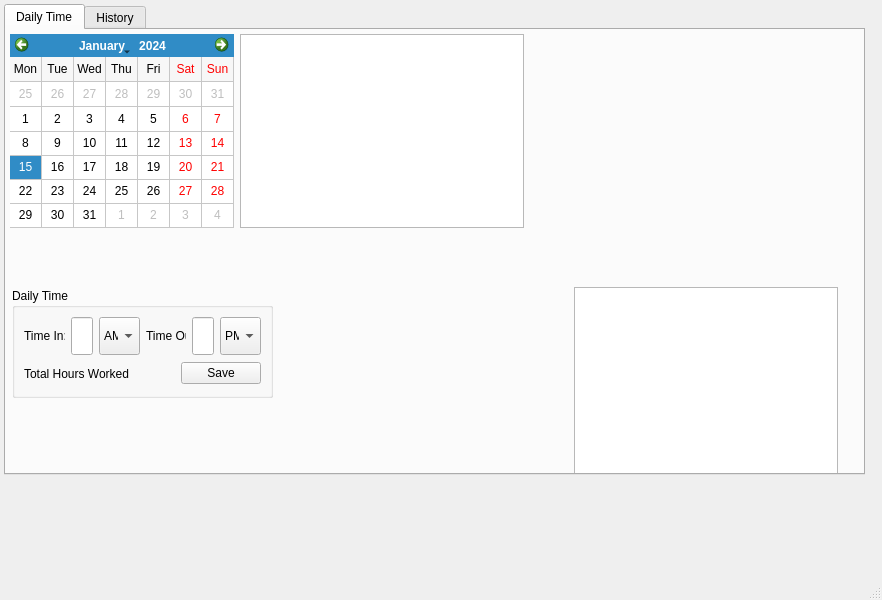
<ui version="4.0" >
 <class>MainWindow</class>
 <widget class="QMainWindow" name="MainWindow" >
  <property name="geometry" >
   <rect>
    <x>0</x>
    <y>0</y>
    <width>882</width>
    <height>600</height>
   </rect>
  </property>
  <property name="windowTitle" >
   <string>MainWindow</string>
  </property>
  <widget class="QWidget" name="centralwidget" >
   <widget class="QTabWidget" name="mainTabWidget" >
    <property name="geometry" >
     <rect>
      <x>4</x>
      <y>4</y>
      <width>861</width>
      <height>471</height>
     </rect>
    </property>
    <property name="currentIndex" >
     <number>0</number>
    </property>
    <widget class="QWidget" name="dailyTab" >
     <attribute name="title" >
      <string>Daily Time</string>
     </attribute>
     <widget class="QWidget" name="" >
      <property name="geometry" >
       <rect>
        <x>4</x>
        <y>4</y>
        <width>514</width>
        <height>194</height>
       </rect>
      </property>
      <layout class="QHBoxLayout" name="horizontalLayout_5" >
       <item>
        <widget class="QCalendarWidget" name="timeCalendar" >
         <property name="sizePolicy" >
          <sizepolicy vsizetype="Expanding" hsizetype="Expanding" >
           <horstretch>0</horstretch>
           <verstretch>0</verstretch>
          </sizepolicy>
         </property>
         <property name="sizeIncrement" >
          <size>
           <width>0</width>
           <height>0</height>
          </size>
         </property>
         <property name="gridVisible" >
          <bool>true</bool>
         </property>
         <property name="verticalHeaderFormat" >
          <enum>QCalendarWidget::NoVerticalHeader</enum>
         </property>
        </widget>
       </item>
       <item>
        <widget class="QTableView" name="tableView" >
         <property name="sizePolicy" >
          <sizepolicy vsizetype="Expanding" hsizetype="Expanding" >
           <horstretch>2</horstretch>
           <verstretch>0</verstretch>
          </sizepolicy>
         </property>
         <property name="sizeIncrement" >
          <size>
           <width>2</width>
           <height>0</height>
          </size>
         </property>
        </widget>
       </item>
      </layout>
     </widget>
     <widget class="QGroupBox" name="dailyTimeGP" >
      <property name="geometry" >
       <rect>
        <x>6</x>
        <y>258</y>
        <width>261</width>
        <height>110</height>
       </rect>
      </property>
      <property name="sizePolicy" >
       <sizepolicy vsizetype="Preferred" hsizetype="Preferred" >
        <horstretch>0</horstretch>
        <verstretch>0</verstretch>
       </sizepolicy>
      </property>
      <property name="minimumSize" >
       <size>
        <width>0</width>
        <height>0</height>
       </size>
      </property>
      <property name="title" >
       <string>Daily Time</string>
      </property>
      <layout class="QVBoxLayout" name="verticalLayout" >
       <item>
        <layout class="QHBoxLayout" name="horizontalLayout_3" >
         <item>
          <widget class="QLabel" name="label" >
           <property name="text" >
            <string>Time In:</string>
           </property>
          </widget>
         </item>
         <item>
          <widget class="QLineEdit" name="inLineEdit" >
           <property name="sizePolicy" >
            <sizepolicy vsizetype="Preferred" hsizetype="Preferred" >
             <horstretch>0</horstretch>
             <verstretch>0</verstretch>
            </sizepolicy>
           </property>
           <property name="toolTip" >
            <string>Enter time in in the format 12:30</string>
           </property>
           <property name="maxLength" >
            <number>5</number>
           </property>
          </widget>
         </item>
         <item>
          <widget class="QComboBox" name="inComboBox" >
           <property name="sizePolicy" >
            <sizepolicy vsizetype="Preferred" hsizetype="Preferred" >
             <horstretch>0</horstretch>
             <verstretch>0</verstretch>
            </sizepolicy>
           </property>
           <item>
            <property name="text" >
             <string>AM</string>
            </property>
           </item>
           <item>
            <property name="text" >
             <string>PM</string>
            </property>
           </item>
          </widget>
         </item>
         <item>
          <widget class="QLabel" name="label_2" >
           <property name="text" >
            <string>Time Out:</string>
           </property>
          </widget>
         </item>
         <item>
          <widget class="QLineEdit" name="outLineEdit" >
           <property name="sizePolicy" >
            <sizepolicy vsizetype="Preferred" hsizetype="Preferred" >
             <horstretch>0</horstretch>
             <verstretch>0</verstretch>
            </sizepolicy>
           </property>
           <property name="toolTip" >
            <string>Enter time in 12:30 format</string>
           </property>
           <property name="maxLength" >
            <number>5</number>
           </property>
          </widget>
         </item>
         <item>
          <widget class="QComboBox" name="outComboBox" >
           <property name="sizePolicy" >
            <sizepolicy vsizetype="Preferred" hsizetype="Preferred" >
             <horstretch>0</horstretch>
             <verstretch>0</verstretch>
            </sizepolicy>
           </property>
           <item>
            <property name="text" >
             <string>PM</string>
            </property>
           </item>
           <item>
            <property name="text" >
             <string>AM</string>
            </property>
           </item>
          </widget>
         </item>
        </layout>
       </item>
       <item>
        <layout class="QHBoxLayout" name="horizontalLayout_4" >
         <item>
          <widget class="QLabel" name="totalHourdLabel" >
           <property name="text" >
            <string>Total Hours Worked</string>
           </property>
          </widget>
         </item>
         <item>
          <spacer name="horizontalSpacer_3" >
           <property name="orientation" >
            <enum>Qt::Horizontal</enum>
           </property>
           <property name="sizeHint" stdset="0" >
            <size>
             <width>98</width>
             <height>25</height>
            </size>
           </property>
          </spacer>
         </item>
         <item>
          <widget class="QPushButton" name="addDailyTimeButton" >
           <property name="text" >
            <string>Save</string>
           </property>
          </widget>
         </item>
        </layout>
       </item>
      </layout>
     </widget>
     <widget class="QWidget" name="" >
      <property name="geometry" >
       <rect>
        <x>568</x>
        <y>257</y>
        <width>264</width>
        <height>228</height>
       </rect>
      </property>
      <layout class="QVBoxLayout" name="verticalLayout_3" >
       <item>
        <widget class="QTableWidget" name="hourTable" />
       </item>
       <item>
        <layout class="QHBoxLayout" name="horizontalLayout" >
         <item>
          <widget class="QPushButton" name="pushButton" >
           <property name="text" >
            <string>PushButton</string>
           </property>
          </widget>
         </item>
         <item>
          <spacer name="horizontalSpacer" >
           <property name="orientation" >
            <enum>Qt::Horizontal</enum>
           </property>
           <property name="sizeHint" stdset="0" >
            <size>
             <width>40</width>
             <height>20</height>
            </size>
           </property>
          </spacer>
         </item>
         <item>
          <widget class="QPushButton" name="pushButton_2" >
           <property name="text" >
            <string>PushButton</string>
           </property>
          </widget>
         </item>
        </layout>
       </item>
      </layout>
     </widget>
     <zorder>layoutWidget</zorder>
     <zorder>tableView</zorder>
     <zorder>verticalSpacer</zorder>
    </widget>
    <widget class="QWidget" name="historyTab" >
     <attribute name="title" >
      <string>History</string>
     </attribute>
    </widget>
   </widget>
  </widget>
  <widget class="QMenuBar" name="menubar" >
   <property name="geometry" >
    <rect>
     <x>0</x>
     <y>0</y>
     <width>882</width>
     <height>27</height>
    </rect>
   </property>
  </widget>
  <widget class="QStatusBar" name="statusbar" />
 </widget>
 <resources/>
 <connections/>
</ui>
